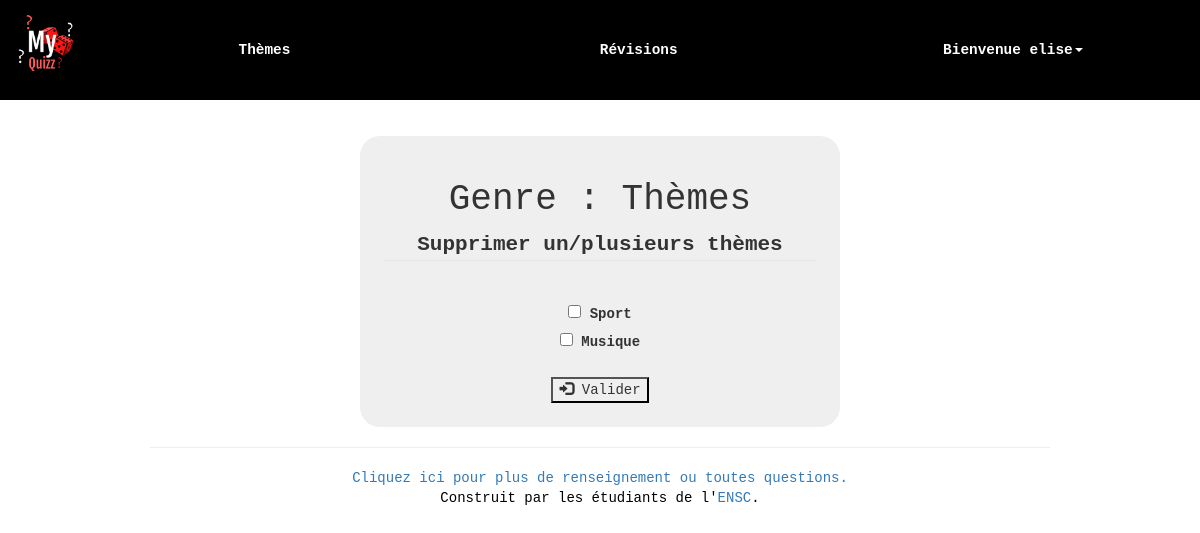
Page /suppr_theme.php?id=1 (signed in) on the earlier database version.
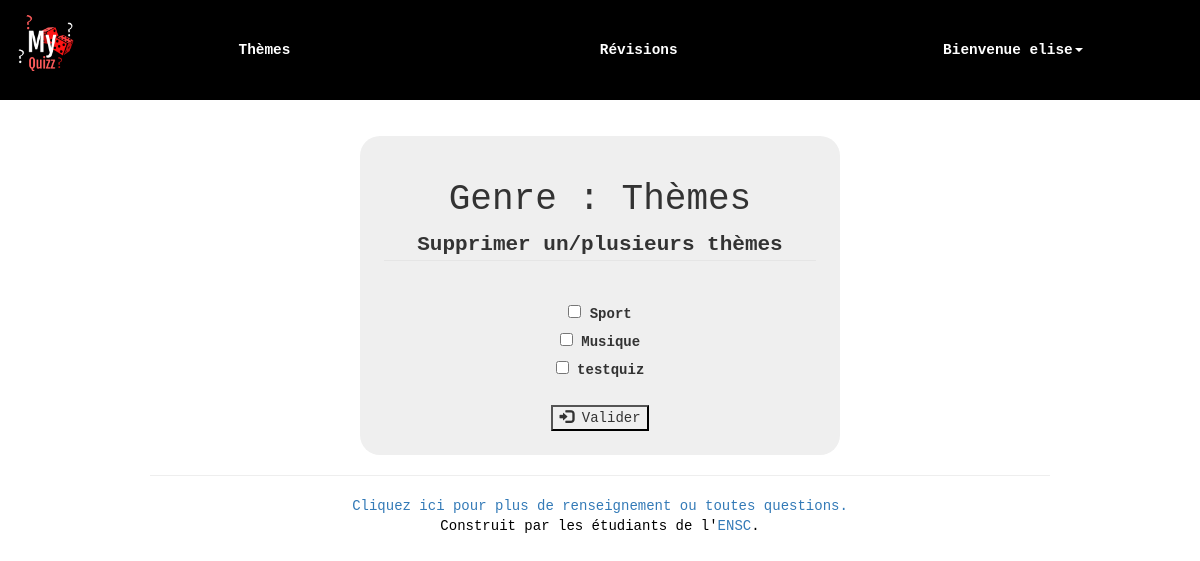
Same page on the later database version.
### tables this page shows
CREATE TABLE `theme` (
  `theme_id` int(11) NOT NULL,
  `theme_nom` varchar(255) NOT NULL,
  `genre_id` int(11) NOT NULL
);

### includes/function.php (called while the page is built, shortened)
<?php
    function getDb() {
        try{
    		return new PDO("mysql:host=localhost;dbname=id13265287_bdd;charset=utf8", 'id13265287_myquizz', 'vYx<?8Jb2Z\P-2c_', array(PDO::ATTR_ERRMODE => PDO::ERRMODE_EXCEPTION));
        }
        catch(PDOException $e){
            echo "Erreur : " . $e->getMessage();
        }
    }
?>

### suppr_theme.php (the view, shortened to what this page needs)
<?php
	require_once "includes/function.php";
	$genreId = $_GET['id'];
	$recup_genre = getDb()->prepare('select * from genre where genre_id=?');
	$recup_genre->execute(array($genreId));
	$genre = $recup_genre->fetch();
	$recup_themes = getDb()->prepare('select * from theme where genre_id=?');
	$recup_themes->execute(array($genreId));
	$themes = $recup_themes->fetchAll();
?>
<!doctype html>
<html>
	<?php
		require_once "includes/head.php";
	?>
	<body>
		<?php require_once "includes/header.php"; ?>
			<div class="conteneurconex">
				<form method="post" action="suppr_theme.php?id=<?=$genreId?>">
					<div id="connexion">
    					<h1> Genre : <?=$genre['genre_nom']?> </h1>
    					<fieldset><legend><strong>Supprimer un/plusieurs thèmes </strong></legend><br/>
        					<?php
        					foreach ($themes as $theme)
        					{ ?>
        						<label><input type="checkbox" name="choix[]" value="<?= $theme['theme_id'] ?>" require/> <?= $theme['theme_nom'] ?></label><br/><?php
        					} ?>
        					<br/><button type="submit" name="validation" class="boutonC"><span class="glyphicon glyphicon-log-in"></span> Valider</button><br/>
                        </fieldset>
					</div>
				</form>
		    </div>
    </body>
	<?php require_once "includes/footer.php"; ?>
</html>

Differences in the rows shown:
added theme: theme_nom "testquiz"
